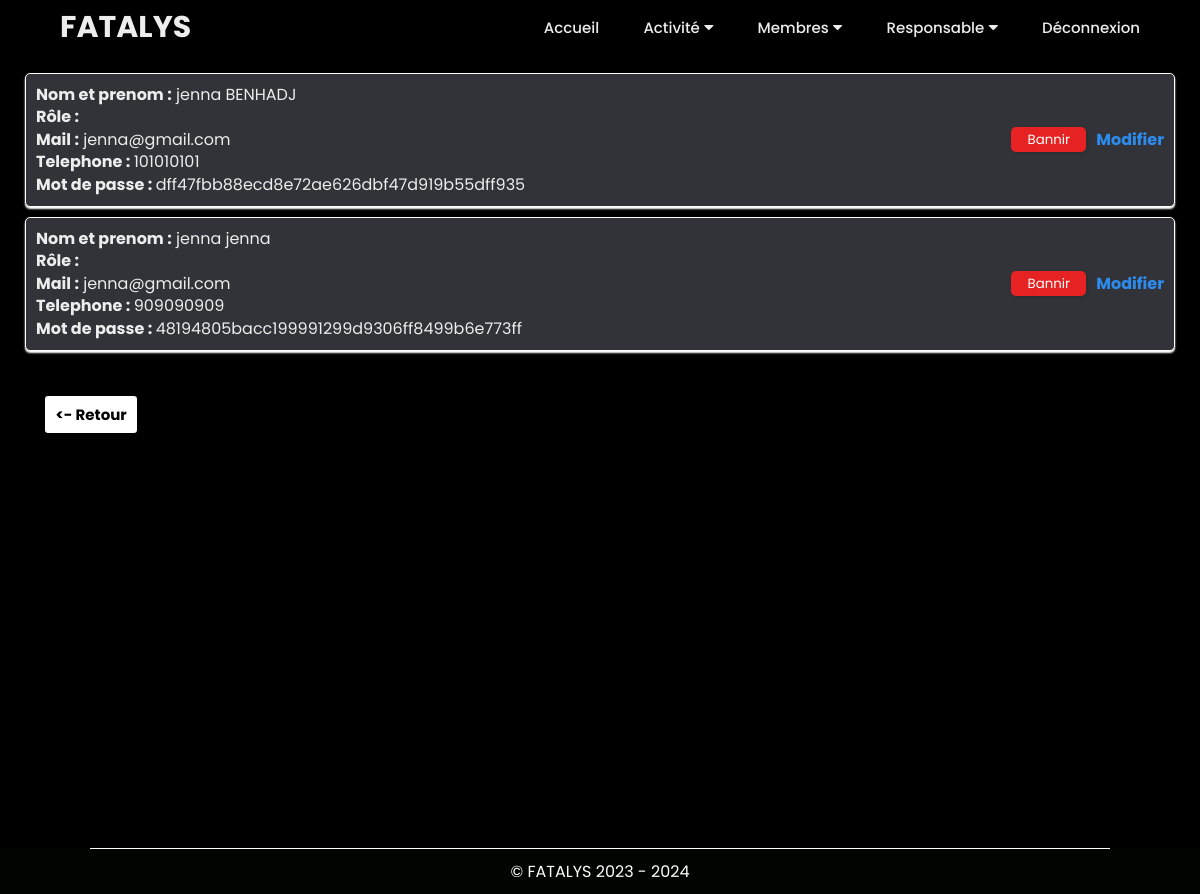
Before: /espace_admin/membre.php (signed in) with the older database file.
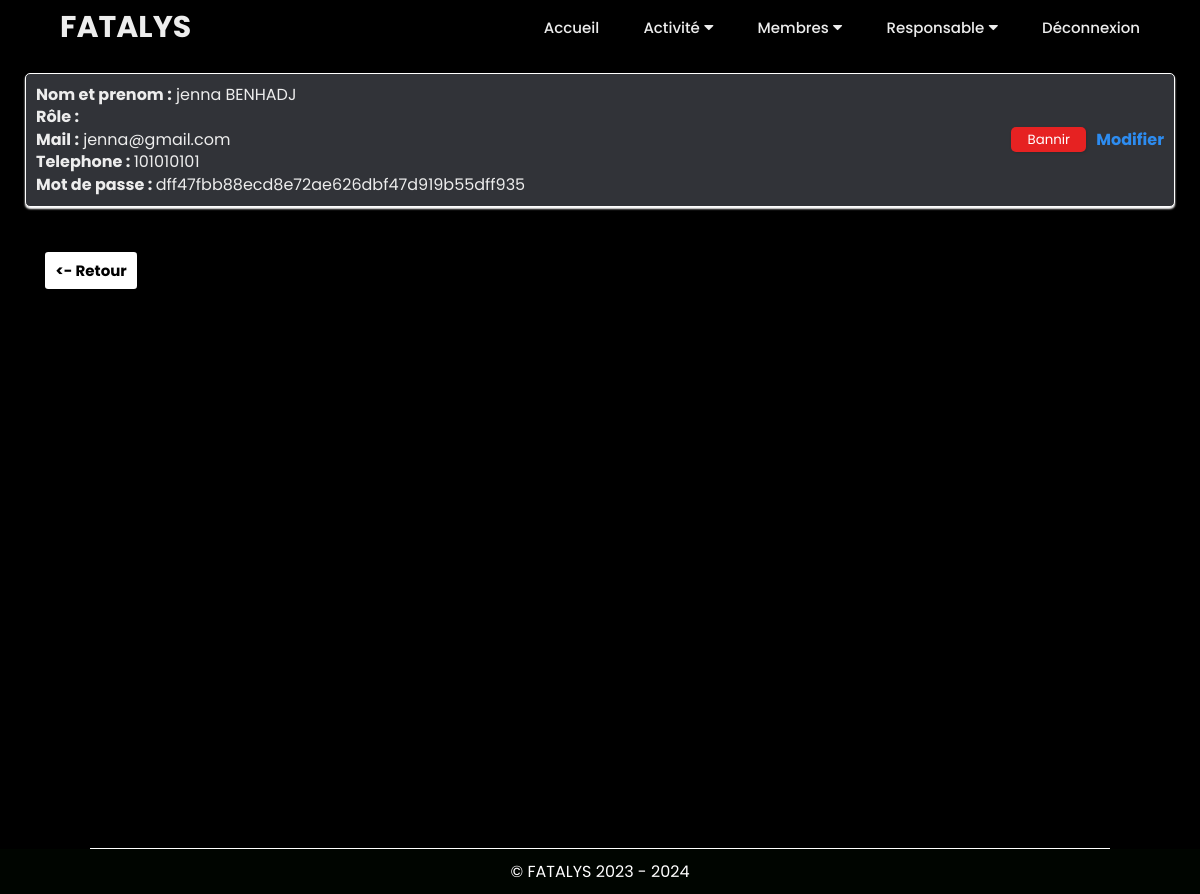
After: the same page with the newer database file.
### tables this page shows
CREATE TABLE `participant` (
  `id` int(11) NOT NULL,
  `nom` text NOT NULL,
  `prenom` text NOT NULL,
  `role` text NOT NULL,
  `mail` text NOT NULL,
  `mdp` text NOT NULL,
  `telephone` int(11) NOT NULL
);

### espace_admin/membre.php (the view, shortened to what this page needs)
<?php
$bdd = new PDO('mysql:host=localhost;dbname=manif', 'root', '');
?>
<!DOCTYPE html>
<html lang="en">
<head>
    <link rel="stylesheet" href="https://cdnjs.cloudflare.com/ajax/libs/font-awesome/4.7.0/css/font-awesome.min.css">
    <link rel="stylesheet" href="../style/style_admin/afficher_membre.css">
    <link rel="stylesheet" href="../style/general/navbar.css">
    <link rel="stylesheet" href="../style/general/bouton.css">
    <link rel="stylesheet" href="../style/general/footer.css">
    <link rel="stylesheet" href="../style/general/general.css">
    <link rel="stylesheet" href="../style/general/scrollbar.css">
</head>
<body>
<header class="header">
    <a class="logo">FATALYS</a>
    <nav class="navbar">
            <a href="index.php">Accueil</a>
            <div class="dropdown">
                <a href="#" class="with-dropdown">Activité</a>
                <i class="fa fa-caret-down"></i>
            </div>
            <div class="dropdown">
                <a href="#" class="with-dropdown">Membres</a>
                <i class="fa fa-caret-down"></i>
            </div>
            <div class="dropdown">
                <a href="#" class="with-dropdown">Responsable</a>
                <i class="fa fa-caret-down"></i>
            </div>
            <a href="../espace_admin/connexion/deconnexion.php">Déconnexion</a>
        </nav>
    </header>
    <main class="body_membre">
    <div class="main" id="main">
    <section class="padding">
    <?php
    $recupUsers = $bdd->query('SELECT id, prenom, nom, mail, telephone, mdp, role FROM participant');
    while ($user = $recupUsers->fetch()) {
        ?>
        <form action="" method="post">
            <div class="user-card">
                <div class="user-info">
                    <p><B>Nom et prenom :</B> <?= $user['prenom']; ?> <?= $user['nom']; ?></p>
                    <p><B>Rôle :</B> <?= $user['role']; ?></p>
                    <p><B>Mail :</B> <?= $user['mail']; ?> </p>
                    <p><B>Telephone : </B><?= $user['telephone']; ?></p>
                    <p><B>Mot de passe : </B><?= $user['mdp']; ?></p>
                </div>
                <div class="user-actions">
                    <button class="noselect" type="submit" name="id" value="<?= $user['id']; ?>">Bannir</button>
                    <a href="../espace_admin/connexion/modifier_membre.php?id=<?= $user['id']; ?>">Modifier</a>
                </div>
            </div>
        </form>
        <?php
    }
    ?>
    <br>
    <div class="position_btn">
    <a href="../espace_admin/index.php" class="bn1234 bn34"><- Retour</a>
    </div>
</section>
</main>
<footer>
  <p>© FATALYS 2023 - 2024</p>
</footer>
</body>
</html>

Changed rows visible on the page:
removed participant: prenom "jenna", nom "jenna", mail "jenna@gmail.com", telephone "909090909", mdp "48194805bacc199991299d9306ff8499b6e773ff", $user['id'] 36 (drawn)
